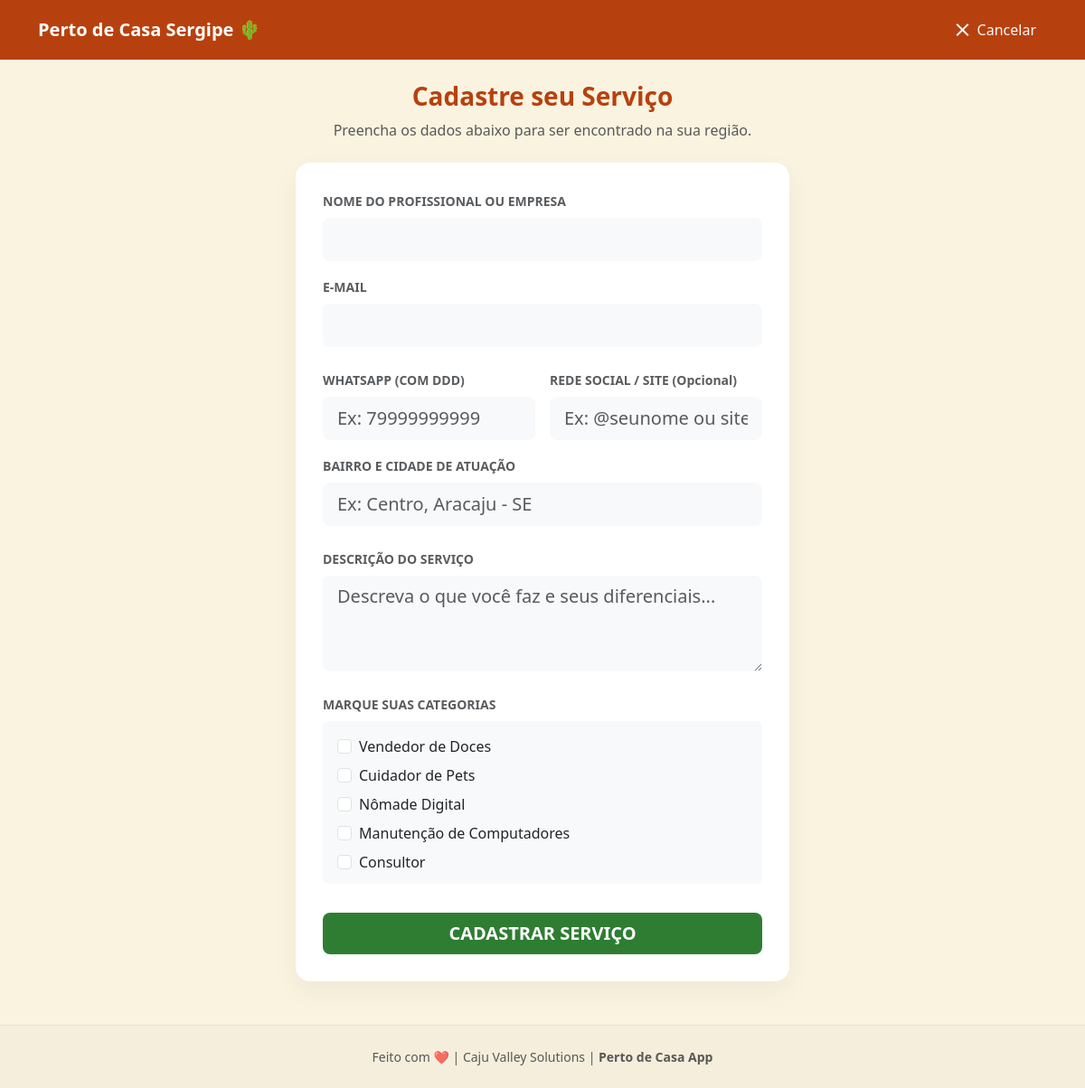
Page /cadastro on the committed database.
### models.py (models this page shows)
class Category(Base):
    __tablename__ = "categories"
    id = Column(Integer, primary_key=True, index=True)
    name = Column(String, unique=True)
    slug = Column(String, unique=True)
    providers = relationship("Provider", secondary=provider_category, backref="category_list")

### app.py (the view)
@app.get("/cadastro", response_class=HTMLResponse)
def view_cadastro(request: Request, db: Session = Depends(get_db)):
    categorias = db.query(Category).all()
    return templates.TemplateResponse("cadastro.html", {
        "request": request,
        "categorias": categorias
    })

### templates/cadastro.html (shortened to what this page needs)
<!DOCTYPE html>
<html lang="pt-br">
<head>
    <link href="https://cdn.jsdelivr.net/npm/bootstrap@5.3.0/dist/css/bootstrap.min.css" rel="stylesheet">
</head>
<body>
    <nav class="navbar navbar-dark mb-4">
        <div class="container d-flex justify-content-between align-items-center">
            <a href="/" class="navbar-brand mb-0 h2 text-decoration-none fw-bold">Perto de Casa Sergipe 🌵</a>
            <a href="/" class="btn btn-outline-light border-0 d-flex align-items-center gap-1 rounded-pill">
                <span class="material-icons">close</span> Cancelar
            </a>
        </div>
    </nav>
    <div class="container pb-5 flex-grow-1">
        <div class="row justify-content-center">
            <div class="col-md-8 col-lg-6">
                <div class="text-center mb-4">
                    <h3 class="fw-bold" style="color: var(--cor-terracota);">Cadastre seu Serviço</h3>
                    <p class="text-muted">Preencha os dados abaixo para ser encontrado na sua região.</p>
                </div>
                <div class="caixa-form">
                    <form action="/cadastro" method="post">
                        <div class="row g-3 mb-4">
                            <div class="col-12">
                                <label class="form-label text-muted small fw-bold">NOME DO PROFISSIONAL OU EMPRESA</label>
                                <input type="text" name="full_name" class="form-control form-control-lg border-0 bg-light" required>
                            </div>
                            <div class="col-12">
                                <label class="form-label text-muted small fw-bold">E-MAIL</label>
                                <input type="email" name="email" class="form-control form-control-lg border-0 bg-light" required>
                            </div>
                        </div>
                        <div class="row g-3 mb-4">
                            <div class="col-md-6">
                                <label class="form-label text-muted small fw-bold">WHATSAPP (COM DDD)</label>
                                <input type="tel" name="whatsapp" class="form-control form-control-lg border-0 bg-light" placeholder="Ex: 79999999999" required>
                            </div>
                            <div class="col-md-6">
                                <label class="form-label text-muted small fw-bold">REDE SOCIAL / SITE (Opcional)</label>
                                <input type="text" name="social_link" class="form-control form-control-lg border-0 bg-light" placeholder="Ex: @seunome ou site.com">
                            </div>
                            <div class="col-12">
                                <label class="form-label text-muted small fw-bold">BAIRRO E CIDADE DE ATUAÇÃO</label>
                                <input type="text" name="address_neighborhood" class="form-control form-control-lg border-0 bg-light" placeholder="Ex: Centro, Aracaju - SE" required>
                            </div>
                        </div>
                        <div class="mb-4">
                            <label class="form-label text-muted small fw-bold">DESCRIÇÃO DO SERVIÇO</label>
                            <textarea name="bio" class="form-control form-control-lg border-0 bg-light" rows="3" placeholder="Descreva o que você faz e seus diferenciais..." required></textarea>
                        </div>
                        <div class="mb-4">
                            <label class="form-label text-muted small fw-bold">MARQUE SUAS CATEGORIAS</label>
                            <div class="p-3 border-0 bg-light rounded" style="max-height: 180px; overflow-y: auto;">
                                {% for cat in categorias %}
                                <div class="form-check mb-2">
                                    <input class="form-check-input" type="checkbox" name="category_ids" value="{{ cat.id }}" id="cat{{ cat.id }}">
                                    <label class="form-check-label" for="cat{{ cat.id }}">{{ cat.name }}</label>
                                </div>
                                {% endfor %}
                            </div>
                        </div>
                        <button type="submit" class="btn btn-salvar btn-lg w-100 mt-2">CADASTRAR SERVIÇO</button>
                    </form>
                </div>
            </div>
        </div>
    </div>
    <footer class="text-center mt-auto py-4 text-muted small border-top" style="background-color: rgba(0,0,0,0.02);">
        <p class="mb-0">Feito com ❤️ | Caju Valley Solutions | <strong>Perto de Casa App</strong></p>
    </footer>
</body>
</html>

### templates/cadastro.html (style rules this page uses)
:root { --cor-terracota: #B7410E; --cor-areia: #FAF3E0; }
body { background-color: var(--cor-areia); font-family: 'Segoe UI', sans-serif; min-height: 100vh; display: flex; flex-direction: column; }
.navbar { background-color: var(--cor-terracota); padding: 15px 0; }
.caixa-form { background-color: white; border-radius: 16px; padding: 30px; box-shadow: 0 10px 30px rgba(0,0,0,0.05); }
.btn-salvar { background-color: #2E7D32; color: white; border: none; font-weight: bold; border-radius: 8px; }

### rows in the picture
Category: name "Vendedor de Doces"
Category: name "Cuidador de Pets"
Category: name "Nômade Digital"
Category: name "Manutenção de Computadores"
Category: name "Consultor"
